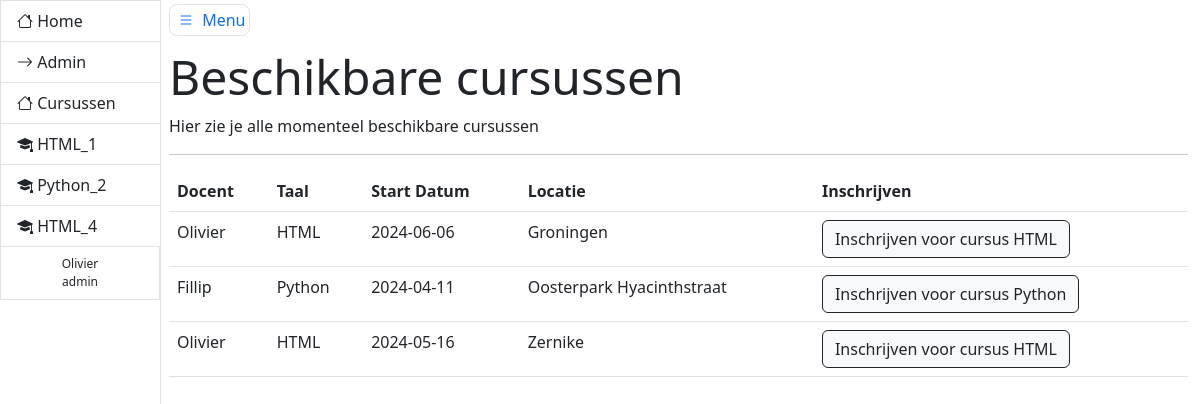
The app's page /dashboard/beschikbaar/ (signed in) with its own data.
### models.py (models this page shows, shortened)
class User(db.Model, UserMixin):
    __tablename__ = 'users'
    id = db.Column(db.Integer, primary_key=True, autoincrement=True)
    email = db.Column(db.String(), nullable=False, unique=True)
    username = db.Column(db.String(), nullable=False, unique=True)
    role = db.Column(db.String(), nullable=False, default='user')
    password_hash = db.Column(db.String(128))

class Lessen(db.Model):
    lesID = db.Column(db.Integer, primary_key=True, autoincrement=True)
    userID = db.Column(db.Integer, db.ForeignKey('users.id'), nullable=True)
    docentID = db.Column(db.Integer, db.ForeignKey('users.id'))
    talenID = db.Column(db.Integer, db.ForeignKey('talen.id'), nullable=False)
    startDatum = db.Column(db.Date, nullable=True)
    locatie = db.Column(db.String(), nullable=False)

class Talen(db.Model):
    id = db.Column(db.Integer, primary_key=True, autoincrement=True)
    name = db.Column(db.String(), nullable=False, unique=True)
    lessen = relationship("Lessen", cascade="all, delete-orphan")

### dashboard/views.py (the view, shortened to what this page needs)
@dashboard_blueprint.route('/beschikbaar/', methods=['GET', 'POST'])
@login_required
def beschikbaar():
    current_user_cursus = get_current_cursus()
    lessen_namen = []
    for folder, naam in current_user_cursus.items():
        lessen_namen.append(folder)
    print(current_user_cursus)
    current_time = date.today()
    beschikbare_cursussen = Lessen.query.filter(Lessen.startDatum > current_time).all()
    namen = db.session.query(User.id, User.username).filter(User.role == 'admin').all()
    talen = db.session.query(Talen.id, Talen.name).all()
    docent_naam = [(f'{naam[0]}', naam[1]) for naam in namen]
    taal_namen = [(f'{talen[0]}', talen[1]) for talen in talen]
    talendict = {}
    docentendict = {}
    for talen in taal_namen:
        talendict[int(talen[0])] = talen[1]
    for docent in docent_naam:
        docentendict[int(docent[0])] = docent[1]
    form = InschrijvenForm()
    return render_template('available.html', form=form, beschikbaar=beschikbare_cursussen, talendict=talendict,
                           docentendict=docentendict, cursussen=current_user_cursus, lessen_namen=lessen_namen)

### __init__.py (called while the page is built)
@login_manager.user_loader
def get_user(user_id):
    try:
        return User.query.get(int(user_id))
    except:
        return None

### cursusget.py (called while the page is built)
def get_current_cursus():
    if current_user.is_authenticated:
        results = (
            db.session.query(Inschrijvingen, Talen, Lessen)
            .filter(Inschrijvingen.userID == current_user.id)
            .join(Lessen, Inschrijvingen.lessenID == Lessen.lesID)
            .join(Talen, Lessen.talenID == Talen.id)
            .all()
        )
        lessen_dict = {}
        for inschrijvingen, talen, lessen in results:
            lessen_dict[f'{talen.name}_{lessen.lesID}'] = talen.name
        return lessen_dict

### dashboard/templates/available.html (shortened to what this page needs)
{% extends 'dashbase.html' %}
{% block courses %}
{% for naam in lessen_namen %}
                    <a href="{{ url_for('lessen.lessen', lesnaam = naam) }}" class="list-group-item border-end-0 d-inline-block text-truncate"
                       data-bs-parent="#sidebar"><i class="bi bi-mortarboard-fill"></i> <span>{{ naam }}</span> </a>
{% endfor %}
{% endblock %}
{% block header %}
    <h5 class="display-5">Beschikbare cursussen</h5>
{% endblock %}
{% block bheader %}
    <p>Hier zie je alle momenteel beschikbare cursussen</p>
{% endblock %}
{% block content %}
    <table class="table">
        <thead>
        <tr>
            <th scope="col">Docent</th>
            <th scope="col">Taal</th>
            <th scope="col">Start Datum</th>
            <th scope="col">Locatie</th>
            <th scope="col">Inschrijven</th>
        </tr>
        </thead>
        <tbody>
        {% for cursus in beschikbaar %}
            <tr>
                <td>{{ docentendict[cursus.docentID] }}</td>
                <td>{{ talendict[cursus.talenID] }}</td>
                <td>{{ cursus.startDatum }}</td>
                <td>{{ cursus.locatie }}</td>
                <td>
                    <button type="button" class="btn btn-light btn-outline-dark" data-bs-toggle="modal"
                            data-bs-target="#modal_{{ cursus.lesID }}">
                        Inschrijven voor cursus {{ talendict[cursus.talenID] }}
                    </button>
                </td>
            </tr>
        {% endfor %}
        </tbody>
    </table>
{% endblock %}

### dashboard/templates/dashbase.html (shortened to what this page needs)
<!DOCTYPE html>
<html lang="en">
<head>
    <link href="{{ url_for('static', filename='css/main.css') }}" rel="stylesheet">
    <link href="https://cdn.jsdelivr.net/npm/bootstrap@5.3.0-alpha1/dist/css/bootstrap.min.css" rel="stylesheet">
</head>
<body>
<div class="container-fluid">
    <div class="row flex-nowrap">
        <div class="col-auto px-0">
            <div id="sidebar" class="collapse collapse-horizontal show border-end">
                <div id="sidebar-nav" class="list-group border-0 rounded-0 text-sm-start min-vh-100">
                    <a href="{{ url_for('index') }}" class="list-group-item border-end-0 d-inline-block text-truncate"
                       data-bs-parent="#sidebar"><i class="bi bi-house"></i> <span>Home</span> </a>
                    {% if current_user.role == 'admin' %}
                        <a href="{{ url_for('admin.admin_dashboard') }}"
                           class="list-group-item border-end-0 d-inline-block text-truncate"
                           data-bs-parent="#sidebar"><i class="bi bi-arrow-right"></i> <span>Admin</span> </a>
                    {% endif %}
                    <a href="{{ url_for('dashboard.beschikbaar') }}" class="list-group-item border-end-0 d-inline-block text-truncate"
                       data-bs-parent="#sidebar"><i class="bi bi-house"></i> <span>Cursussen</span> </a>
                    {% block courses %}
                    {% endblock %}
                    {% if current_user.is_authenticated %}
                        <p class="copyright list-group-item d-inline-block text-truncate">{{ current_user.username }}
                            <br> {{ current_user.role }}</p>
                    {% endif %}
                </div>
            </div>
        </div>
        <main class="col ps-md-2 pt-2">
            <a href="#" data-bs-target="#sidebar" data-bs-toggle="collapse"
               class="border rounded-3 p-1 text-decoration-none"><i class="bi bi-list bi-lg py-2 p-1"></i> Menu</a>
            <div class="page-header pt-3">
                {% block header %}
                {% endblock %}
            </div>
            {% block bheader %}
            {% endblock %}
            <hr>
            <div class="row">
                <div class="col-12">
                    {% block content %}
                    {% endblock %}
                </div>
            </div>
        </main>
    </div>
</div>
</body>
</html>

### static/css/main.css (style rules this page uses)
html { position: relative; min-height: 100%; }
#sidebar-nav { width: 160px; }
#sidebar { position: relative; }
.copyright { background-color: #f8f9fa; color: #6c757d; font-size: 12px; padding: 5px 10px; border-top: 1px solid #dee2e6; width: 100%; text-align: center; }

### records on screen
User: username "Olivier", role "admin"
Lessen: docentID.username "Olivier", talenID.name "HTML", startDatum "2024-06-06", locatie "Groningen"
Lessen: docentID.username "Fillip", talenID.name "Python", startDatum "2024-04-11", locatie "Oosterpark Hyacinthstraat"
Lessen: docentID.username "Olivier", talenID.name "HTML", startDatum "2024-05-16", locatie "Zernike"

### other values on screen
{{ naam }} "HTML_1" "Python_2" "HTML_4"
